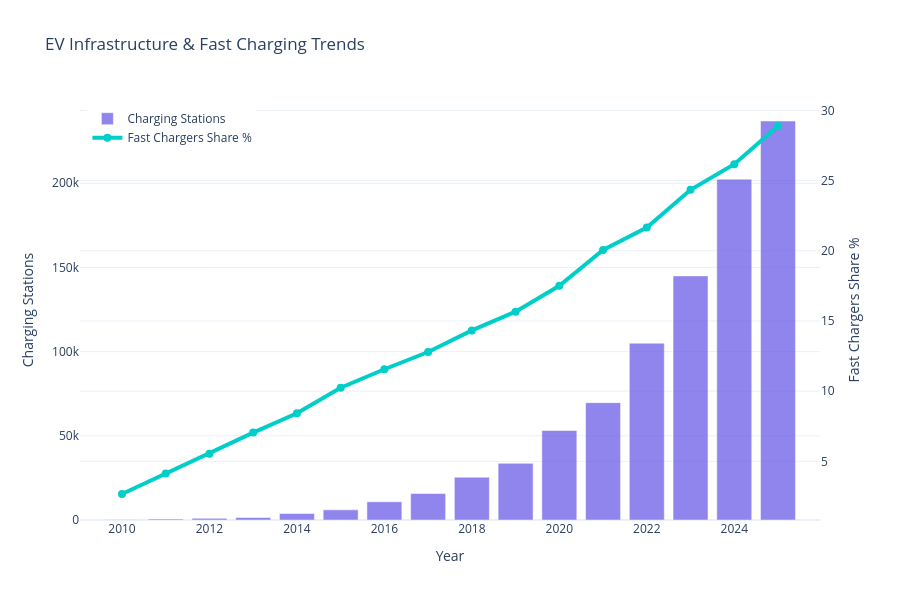

This figure's notebook cell:
### Code cell
import plotly.graph_objects as go
# ==========================================
# COLUMN NAMES
# ==========================================

year_col = 'year'

stations_col = 'charging_stations'

fast_col = 'fast_chargers_share'

# ==========================================
# CONVERT TO NUMERIC
# ==========================================

for col in [year_col, stations_col, fast_col]:

    df[col] = pd.to_numeric(
        df[col],
        errors='coerce'
    )
# ==========================================
# GROUP BY YEAR
# ==========================================

infra_data = (
    df.groupby(year_col)[
        [stations_col, fast_col]
    ]
    .mean()
    .reset_index()
)

# ==========================================
# CREATE PROFESSIONAL CHART
# ==========================================

fig = go.Figure()

# ------------------------------------------
# CHARGING STATIONS BAR
# ------------------------------------------

fig.add_trace(

    go.Bar(

        x=infra_data[year_col],

        y=infra_data[stations_col],

        name='Charging Stations',

        marker_color='#6c5ce7',

        opacity=0.75,

        yaxis='y1'
    )
)

# ------------------------------------------
# FAST CHARGERS SHARE LINE
# ------------------------------------------

fig.add_trace(

    go.Scatter(

        x=infra_data[year_col],

        y=infra_data[fast_col],

        name='Fast Chargers Share %',

        mode='lines+markers',

        line=dict(
            color='#00cec9',
            width=4
        ),

        marker=dict(
            size=8,
            color='#00cec9'
        ),

        yaxis='y2'
    )
)

# ==========================================
# LAYOUT
# ==========================================

fig.update_layout(

    title=' EV Infrastructure & Fast Charging Trends',

    template='plotly_white',

    xaxis=dict(
        title='Year'
    ),

    yaxis=dict(
        title='Charging Stations'
    ),

    yaxis2=dict(

        title='Fast Chargers Share %',

        overlaying='y',

        side='right'
    ),

    legend=dict(
        x=0.01,
        y=0.99
    ),

    height=600
)

# ==========================================
# SHOW OUTPUT
# ==========================================

fig.show()

### Figure 1 — Plotly figure (JSON) as saved in the notebook; plotly's stock layout.template omitted (floating-point values rounded to 4 significant figures)
{"data": [{"marker": {"color": "#6c5ce7"}, "name": "Charging Stations", "opacity": 0.75, "type": "bar", "x": [2010, 2011, 2012, 2013, 2014, 2015, 2016, 2017, 2018, 2019, 2020, 2021, 2022, 2023, 2024, 2025], "y": [147.8, 578.4, 1017.0, 1475.0, 3842.0, 6032.0, 10810.0, 15730.0, 25440.0, 33660.0, 53150.0, 69700.0, 105000.0, 145000.0, 202400.0, 237000.0], "yaxis": "y"}, {"line": {"color": "#00cec9", "width": 4}, "marker": {"color": "#00cec9", "size": 8}, "mode": "lines+markers", "name": "Fast Chargers Share %", "type": "scatter", "x": [2010, 2011, 2012, 2013, 2014, 2015, 2016, 2017, 2018, 2019, 2020, 2021, 2022, 2023, 2024, 2025], "y": [2.672, 4.14, 5.532, 7.048, 8.424, 10.24, 11.56, 12.79, 14.32, 15.66, 17.51, 20.05, 21.66, 24.34, 26.16, 28.89], "yaxis": "y2"}], "layout": {"height": 600, "legend": {"x": 0.01, "y": 0.99}, "title": {"text": " EV Infrastructure & Fast Charging Trends"}, "xaxis": {"title": {"text": "Year"}}, "yaxis": {"title": {"text": "Charging Stations"}}, "yaxis2": {"overlaying": "y", "side": "right", "title": {"text": "Fast Chargers Share %"}}}}
